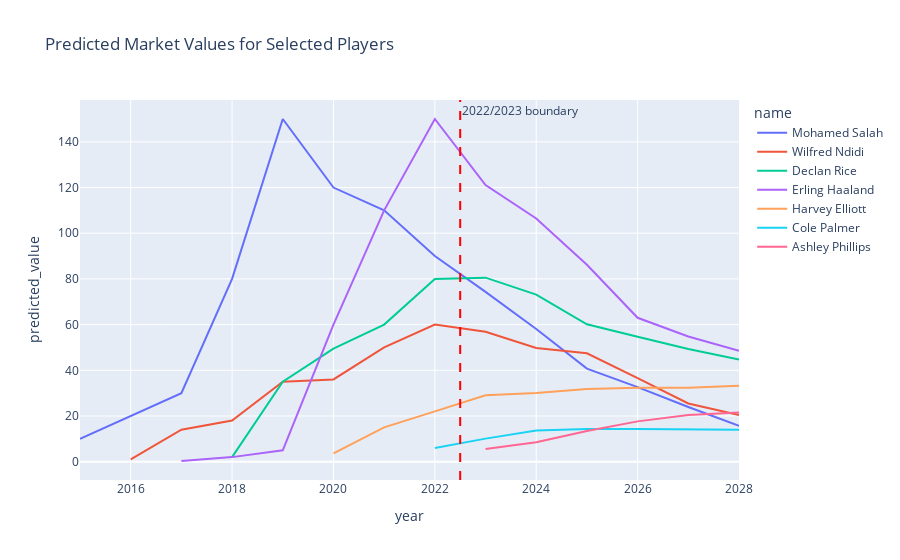

Write notebook code for a chart like this one.
### Code cell
players = [418560, 357662, 565822, 859951, 148455, 274839, 542580, 568177]
plot_player_value_trends(pdf_train, merged_df=merged, player_ids=players)

### Figure 1 — Plotly figure (JSON) as saved in the notebook; plotly's stock layout.template omitted (floating-point values rounded to 4 significant figures)
{"data": [{"customdata": [[22], [23], [24], [25], [27], [27], [28], [30], [30], [31], [32], [33], [34], [35]], "hovertemplate": "name=Mohamed Salah<br>year=%{x}<br>predicted_value=%{y}<br>age=%{customdata[0]}<extra></extra>", "legendgroup": "Mohamed Salah", "line": {"color": "#636efa", "dash": "solid"}, "marker": {"symbol": "circle"}, "mode": "lines", "name": "Mohamed Salah", "orientation": "v", "showlegend": true, "type": "scatter", "x": [2015, 2016, 2017, 2018, 2019, 2020, 2021, 2022, 2023, 2024, 2025, 2026, 2027, 2028], "xaxis": "x", "y": [10, 20, 30, 80, 150, 120, 110, 90, 74.31, 58.05, 40.72, 32.65, 23.91, 15.65], "yaxis": "y"}, {"customdata": [[19], [20], [21], [22], [23], [24], [25], [26], [27], [28], [29], [30], [31]], "hovertemplate": "name=Wilfred Ndidi<br>year=%{x}<br>predicted_value=%{y}<br>age=%{customdata[0]}<extra></extra>", "legendgroup": "Wilfred Ndidi", "line": {"color": "#EF553B", "dash": "solid"}, "marker": {"symbol": "circle"}, "mode": "lines", "name": "Wilfred Ndidi", "orientation": "v", "showlegend": true, "type": "scatter", "x": [2016, 2017, 2018, 2019, 2020, 2021, 2022, 2023, 2024, 2025, 2026, 2027, 2028], "xaxis": "x", "y": [1, 14, 18, 35, 36, 50, 60, 56.84, 49.77, 47.47, 36.57, 25.47, 20.45], "yaxis": "y"}, {"customdata": [[18], [20], [21], [22], [23], [24], [25], [26], [27], [28], [29]], "hovertemplate": "name=Declan Rice<br>year=%{x}<br>predicted_value=%{y}<br>age=%{customdata[0]}<extra></extra>", "legendgroup": "Declan Rice", "line": {"color": "#00cc96", "dash": "solid"}, "marker": {"symbol": "circle"}, "mode": "lines", "name": "Declan Rice", "orientation": "v", "showlegend": true, "type": "scatter", "x": [2018, 2019, 2020, 2021, 2022, 2023, 2024, 2025, 2026, 2027, 2028], "xaxis": "x", "y": [2, 35, 49.5, 60, 80, 80.55, 73.11, 60.16, 54.71, 49.31, 44.67], "yaxis": "y"}, {"customdata": [[17], [18], [18], [19], [20], [21], [22], [23], [24], [25], [26], [27]], "hovertemplate": "name=Erling Haaland<br>year=%{x}<br>predicted_value=%{y}<br>age=%{customdata[0]}<extra></extra>", "legendgroup": "Erling Haaland", "line": {"color": "#ab63fa", "dash": "solid"}, "marker": {"symbol": "circle"}, "mode": "lines", "name": "Erling Haaland", "orientation": "v", "showlegend": true, "type": "scatter", "x": [2017, 2018, 2019, 2020, 2021, 2022, 2023, 2024, 2025, 2026, 2027, 2028], "xaxis": "x", "y": [0.3, 2, 5, 60, 110, 150, 121.1, 106.5, 86.21, 62.98, 54.82, 48.58], "yaxis": "y"}, {"customdata": [[17], [17], [18], [20], [21], [22], [23], [24], [25]], "hovertemplate": "name=Harvey Elliott<br>year=%{x}<br>predicted_value=%{y}<br>age=%{customdata[0]}<extra></extra>", "legendgroup": "Harvey Elliott", "line": {"color": "#FFA15A", "dash": "solid"}, "marker": {"symbol": "circle"}, "mode": "lines", "name": "Harvey Elliott", "orientation": "v", "showlegend": true, "type": "scatter", "x": [2020, 2021, 2022, 2023, 2024, 2025, 2026, 2027, 2028], "xaxis": "x", "y": [3.6, 15, 22, 29.05, 30.1, 31.77, 32.33, 32.37, 33.19], "yaxis": "y"}, {"customdata": [[20], [21], [22], [23], [24], [25], [26]], "hovertemplate": "name=Cole Palmer<br>year=%{x}<br>predicted_value=%{y}<br>age=%{customdata[0]}<extra></extra>", "legendgroup": "Cole Palmer", "line": {"color": "#19d3f3", "dash": "solid"}, "marker": {"symbol": "circle"}, "mode": "lines", "name": "Cole Palmer", "orientation": "v", "showlegend": true, "type": "scatter", "x": [2022, 2023, 2024, 2025, 2026, 2027, 2028], "xaxis": "x", "y": [6, 10.1, 13.61, 14.31, 14.31, 14.31, 13.99], "yaxis": "y"}, {"customdata": [[17], [18], [19], [20], [21], [22]], "hovertemplate": "name=Ashley Phillips<br>year=%{x}<br>predicted_value=%{y}<br>age=%{customdata[0]}<extra></extra>", "legendgroup": "Ashley Phillips", "line": {"color": "#FF6692", "dash": "solid"}, "marker": {"symbol": "circle"}, "mode": "lines", "name": "Ashley Phillips", "orientation": "v", "showlegend": true, "type": "scatter", "x": [2023, 2024, 2025, 2026, 2027, 2028], "xaxis": "x", "y": [5.59, 8.486, 13.39, 17.64, 20.46, 21.49], "yaxis": "y"}], "layout": {"annotations": [{"showarrow": false, "text": "2022/2023 boundary", "x": 2022.0, "xanchor": "left", "xref": "x", "y": 1, "yanchor": "top", "yref": "y domain"}], "legend": {"title": {"text": "name"}, "tracegroupgap": 0}, "shapes": [{"line": {"color": "red", "dash": "dash"}, "type": "line", "x0": 2022.0, "x1": 2022.0, "xref": "x", "y0": 0, "y1": 1, "yref": "y domain"}], "title": {"text": "Predicted Market Values for Selected Players"}, "xaxis": {"anchor": "y", "domain": [0, 1], "title": {"text": "year"}}, "yaxis": {"anchor": "x", "domain": [0, 1], "title": {"text": "predicted_value"}}}}
